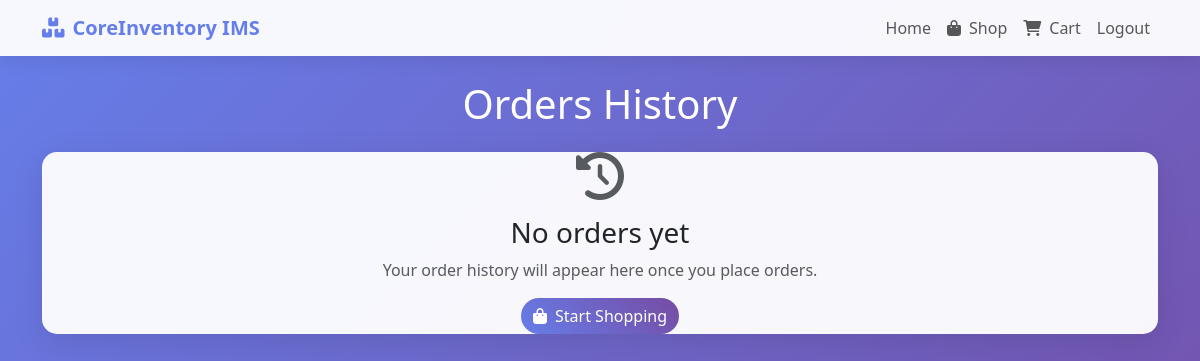
The page /online_orders/orders-history/ (signed in) on the database as committed earlier.
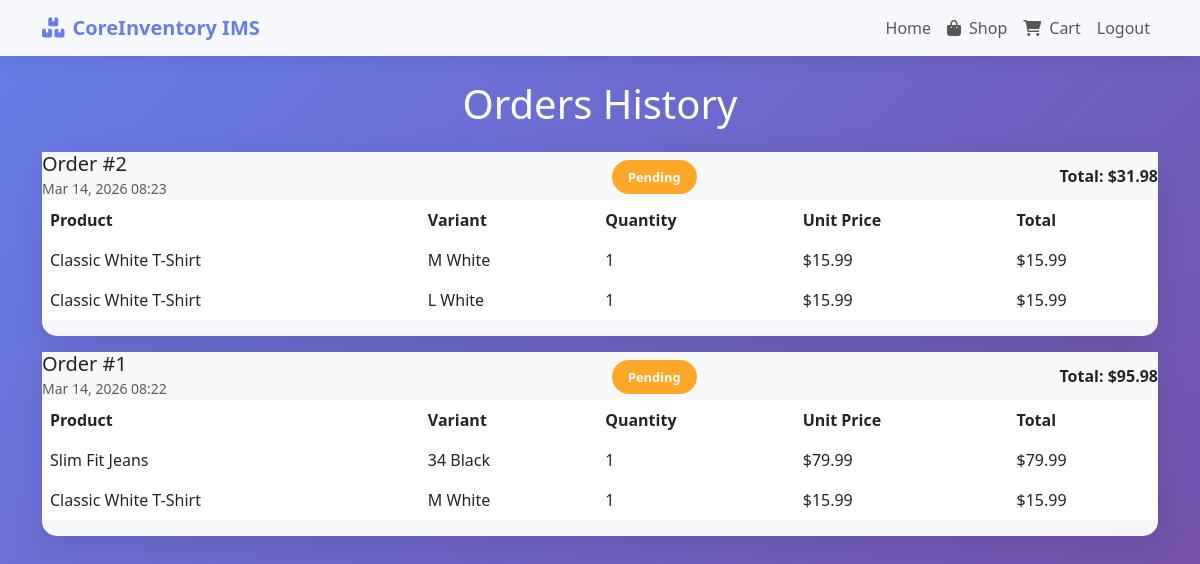
The same page on the database as committed later.
### online_orders/models.py (models this page shows, shortened)
class Order(models.Model):
    STATUS_CHOICES = [
        ('pending', 'Pending'),
        ('approved', 'Approved'),
        ('processing', 'Processing'),
        ('shipped', 'Shipped'),
        ('delivered', 'Delivered'),
        ('cancelled', 'Cancelled'),
    ]
    user = models.ForeignKey(User, on_delete=models.CASCADE)
    warehouse = models.ForeignKey(Warehouse, on_delete=models.CASCADE)
    status = models.CharField(max_length=20, choices=STATUS_CHOICES, default='pending')
    total_amount = models.DecimalField(max_digits=10, decimal_places=2, default=0)
    created_at = models.DateTimeField(auto_now_add=True)
    updated_at = models.DateTimeField(auto_now=True)

class OrderItem(models.Model):
    order = models.ForeignKey(Order, on_delete=models.CASCADE, related_name='items')
    product_variant = models.ForeignKey(ProductVariant, on_delete=models.CASCADE)
    quantity = models.PositiveIntegerField()
    unit_price = models.DecimalField(max_digits=10, decimal_places=2)
    @property
    def total_price(self):
        return self.quantity * self.unit_price

### products/models.py (models this page shows, shortened)
class ProductVariant(models.Model):
    product = models.ForeignKey(Product, on_delete=models.CASCADE, related_name='variants')
    size = models.CharField(max_length=20, blank=True)
    color = models.CharField(max_length=50, blank=True)
    stock_quantity = models.PositiveIntegerField(default=0)  # Keep for backward compatibility, but use warehouse stocks

class Product(models.Model):
    name = models.CharField(max_length=200)
    description = models.TextField(blank=True)
    category = models.ForeignKey(Category, on_delete=models.SET_NULL, null=True, blank=True, related_name='products')
    sku = models.CharField(max_length=100, unique=True)
    barcode = models.CharField(max_length=100, blank=True)
    unit_price = models.DecimalField(max_digits=10, decimal_places=2)
    cost_price = models.DecimalField(max_digits=10, decimal_places=2)
    reorder_level = models.PositiveIntegerField(default=0)
    image = models.URLField(max_length=500, blank=True, null=True)
    is_active = models.BooleanField(default=True)
    created_at = models.DateTimeField(auto_now_add=True)
    updated_at = models.DateTimeField(auto_now=True)
    class Meta:
        ordering = ['name']

### online_orders/views.py (the view)
# urls.py: path('orders-history/', views.orders_history, name='orders_history'),
@login_required
def orders_history(request):
    orders = Order.objects.filter(user=request.user).order_by('-created_at').prefetch_related('items__product_variant__product')
    context = {
        'orders': orders,
    }
    return render(request, 'online_orders/orders_history.html', context)

### templates/online_orders/orders_history.html (shortened to what the changed rows need)
<!DOCTYPE html>
<html lang="en">
<head>
    <link href="https://cdn.jsdelivr.net/npm/bootstrap@5.3.0/dist/css/bootstrap.min.css" rel="stylesheet">
    <link href="https://cdnjs.cloudflare.com/ajax/libs/font-awesome/6.0.0/css/all.min.css" rel="stylesheet">
</head>
<body>
    <div class="container mt-4">
        <div class="row">
            <div class="col-12">
                <h1 class="text-white text-center mb-4">Orders History</h1>
            </div>
        </div>
        {% if orders %}
        <div class="row">
            {% for order in orders %}
            <div class="col-12">
                <div class="order-card">
                    <div class="card-header bg-light">
                        <div class="row align-items-center">
                            <div class="col-md-6">
                                <h5 class="mb-0">Order #{{ order.id }}</h5>
                                <small class="text-muted">{{ order.created_at|date:"M d, Y H:i" }}</small>
                            </div>
                            <div class="col-md-3">
                                <span class="status-badge status-{{ order.status }}">{{ order.get_status_display }}</span>
                            </div>
                            <div class="col-md-3 text-end">
                                <strong>Total: ${{ order.total_amount }}</strong>
                            </div>
                        </div>
                    </div>
                    <div class="card-body">
                        <div class="table-responsive">
                            <table class="table table-borderless">
                                <thead>
                                    <tr>
                                        <th>Product</th>
                                        <th>Variant</th>
                                        <th>Quantity</th>
                                        <th>Unit Price</th>
                                        <th>Total</th>
                                    </tr>
                                </thead>
                                <tbody>
                                    {% for item in order.items.all %}
                                    <tr>
                                        <td>{{ item.product_variant.product.name }}</td>
                                        <td>{{ item.product_variant.size }} {{ item.product_variant.color }}</td>
                                        <td>{{ item.quantity }}</td>
                                        <td>${{ item.unit_price }}</td>
                                        <td>${{ item.total_price }}</td>
                                    </tr>
                                    {% endfor %}
                                </tbody>
                            </table>
                        </div>
                    </div>
                </div>
            </div>
            {% endfor %}
        </div>
        {% else %}
        <div class="row">
            <div class="col-12">
                <div class="order-card text-center">
                    <div class="card-body">
                        <i class="fas fa-history fa-3x text-muted mb-3"></i>
                        <h3>No orders yet</h3>
                        <p class="text-muted">Your order history will appear here once you place orders.</p>
                        <a href="{% url 'online_orders:product_list' %}" class="btn btn-custom">
                            <i class="fas fa-shopping-bag me-2"></i>Start Shopping
                        </a>
                    </div>
                </div>
            </div>
        </div>
        {% endif %}
    </div>
</body>
</html>

Rows that differ between the two databases and show on the page:
added Order: id "2", created_at "Mar 14, 2026 08:23", status "Pending", total_amount "31.98"
added OrderItem: product_variant.product.name "Classic White T-Shirt", product_variant.size "M", product_variant.color "White", quantity "1", unit_price "15.99", total_price "15.99", shown under "2"
added OrderItem: product_variant.product.name "Classic White T-Shirt", product_variant.size "L", product_variant.color "White", quantity "1", unit_price "15.99", total_price "15.99", shown under "2"
added Order: id "1", created_at "Mar 14, 2026 08:22", status "Pending", total_amount "95.98"
added OrderItem: product_variant.product.name "Slim Fit Jeans", product_variant.size "34", product_variant.color "Black", quantity "1", unit_price "79.99", total_price "79.99"
added OrderItem: product_variant.product.name "Classic White T-Shirt", product_variant.size "M", product_variant.color "White", quantity "1", unit_price "15.99", total_price "15.99"
Other text that changed with them:
text no longer shown: "No orders yet Your order history will appear here once you place orders. Start Shopping"
